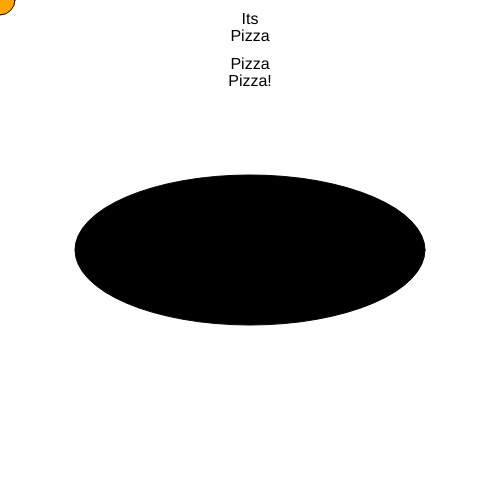
Frame 1 (no input)
Frame 60 (no input): identical to frame 1, image omitted
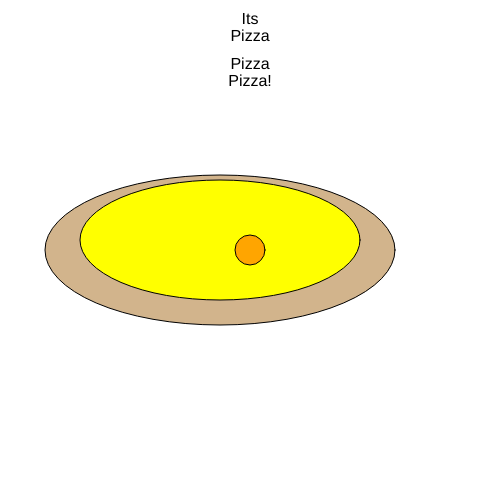
Frame 120 (the mouse pressed at the canvas centre since frame 60)

The p5.js sketch that drew these frames (run headless with seeded random() and noise() and a simulated clock; from frame 60 on, the mouse is pressed at the canvas centre):

// p5.js sketch
// ── sketch.js
let x=0;
let y;
function setup() {
  createCanvas(500, 500);
  x=0;
  y=0.25;
}

function draw() {
  background('white');
}

function draw() {
  fill('yellow');
  rect(mouseX,mouseY,20,30)
  x++;
  y++;
  
  if (keyIsPressed === true) {
    fill(0);
  } else {
    fill(255);
  }
  ellipse(25, 25, 50, 50);
}
function draw() {
  background('white');
  fill(0);

  if (mouseIsPressed) {
    fill('tan');
    ellipse(220, 250, 350, 150);
    fill('yellow');
    ellipse(220, 240, 280, 120);
  } else {
    ellipse(250, 250, 350, 150);
  }

  print(mouseIsPressed);
  
    if (keyIsPressed === true) {
    fill('red');
  } else {
    fill('black');
  }
  
push();
  textSize(16);
strokeWeight(0.5);

textAlign(CENTER, TOP);
text('Its', 0, 12, width);

textAlign(CENTER, CENTER);
text('Pizza', 0, 37, width);

textAlign(CENTER, BASELINE);
text('Pizza', 0, 57, width);

textAlign(CENTER, BOTTOM);
text('Pizza!', 0, 90, width);
  
pop();

let x = 0;
function setup() {
  createCanvas(100, 100);
  noLoop();
}
function draw() {
  background(200);
  ellipse(x, height/2, 20, 20);
  x ++;
}
function keyPressed() {
  loop();
} 
  fill('orange');
  ellipse(mouseX,mouseY,30,30)
  x++;
  y++;

}
